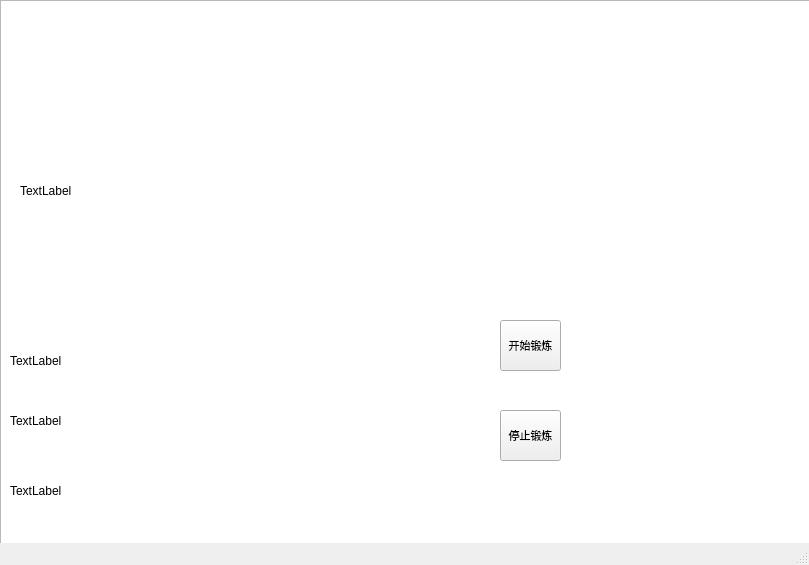
<?xml version="1.0" encoding="UTF-8"?>
<ui version="4.0">
 <class>MainWindow</class>
 <widget class="QMainWindow" name="MainWindow">
  <property name="geometry">
   <rect>
    <x>0</x>
    <y>0</y>
    <width>809</width>
    <height>565</height>
   </rect>
  </property>
  <property name="windowTitle">
   <string>MainWindow</string>
  </property>
  <widget class="QWidget" name="centralwidget">
   <widget class="QListView" name="listView">
    <property name="geometry">
     <rect>
      <x>0</x>
      <y>0</y>
      <width>881</width>
      <height>591</height>
     </rect>
    </property>
    <property name="styleSheet">
     <string notr="true">background-image: url(:/pic27.png)</string>
    </property>
   </widget>
   <widget class="QPushButton" name="pushButton">
    <property name="geometry">
     <rect>
      <x>500</x>
      <y>320</y>
      <width>61</width>
      <height>51</height>
     </rect>
    </property>
    <property name="font">
     <font>
      <family>阿里巴巴普惠体 Heavy</family>
      <pointsize>8</pointsize>
     </font>
    </property>
    <property name="text">
     <string>开始锻炼</string>
    </property>
   </widget>
   <widget class="QPushButton" name="pushButton_2">
    <property name="geometry">
     <rect>
      <x>500</x>
      <y>410</y>
      <width>61</width>
      <height>51</height>
     </rect>
    </property>
    <property name="font">
     <font>
      <family>阿里巴巴普惠体 Heavy</family>
      <pointsize>8</pointsize>
     </font>
    </property>
    <property name="text">
     <string>停止锻炼</string>
    </property>
   </widget>
   <widget class="QLabel" name="label">
    <property name="geometry">
     <rect>
      <x>20</x>
      <y>70</y>
      <width>441</width>
      <height>241</height>
     </rect>
    </property>
    <property name="styleSheet">
     <string notr="true"/>
    </property>
    <property name="text">
     <string>TextLabel</string>
    </property>
   </widget>
   <widget class="QLabel" name="label_2">
    <property name="geometry">
     <rect>
      <x>10</x>
      <y>340</y>
      <width>451</width>
      <height>41</height>
     </rect>
    </property>
    <property name="styleSheet">
     <string notr="true"/>
    </property>
    <property name="text">
     <string>TextLabel</string>
    </property>
   </widget>
   <widget class="QLabel" name="label_3">
    <property name="geometry">
     <rect>
      <x>10</x>
      <y>400</y>
      <width>461</width>
      <height>41</height>
     </rect>
    </property>
    <property name="styleSheet">
     <string notr="true"/>
    </property>
    <property name="text">
     <string>TextLabel</string>
    </property>
   </widget>
   <widget class="QLabel" name="label_4">
    <property name="geometry">
     <rect>
      <x>10</x>
      <y>470</y>
      <width>461</width>
      <height>41</height>
     </rect>
    </property>
    <property name="styleSheet">
     <string notr="true"/>
    </property>
    <property name="text">
     <string>TextLabel</string>
    </property>
   </widget>
  </widget>
  <widget class="QMenuBar" name="menubar">
   <property name="geometry">
    <rect>
     <x>0</x>
     <y>0</y>
     <width>809</width>
     <height>22</height>
    </rect>
   </property>
  </widget>
  <widget class="QStatusBar" name="statusbar"/>
 </widget>
 <resources>
  <include location="text8.qrc"/>
 </resources>
 <connections/>
</ui>
